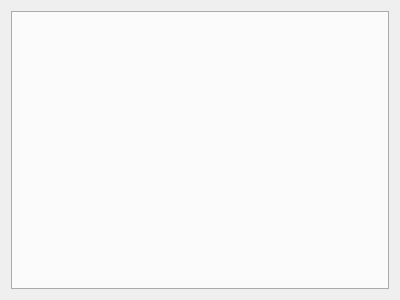
<?xml version="1.0" encoding="UTF-8"?>
<ui version="4.0">
 <class>PageFileMsgDisplay</class>
 <widget class="QWidget" name="PageFileMsgDisplay">
  <property name="geometry">
   <rect>
    <x>0</x>
    <y>0</y>
    <width>400</width>
    <height>300</height>
   </rect>
  </property>
  <property name="windowTitle">
   <string>Form</string>
  </property>
  <layout class="QGridLayout" name="gridLayout">
   <item row="0" column="0">
    <widget class="QTabWidget" name="tabWidget">
     <property name="tabPosition">
      <enum>QTabWidget::South</enum>
     </property>
    </widget>
   </item>
  </layout>
 </widget>
 <resources/>
 <connections/>
</ui>
